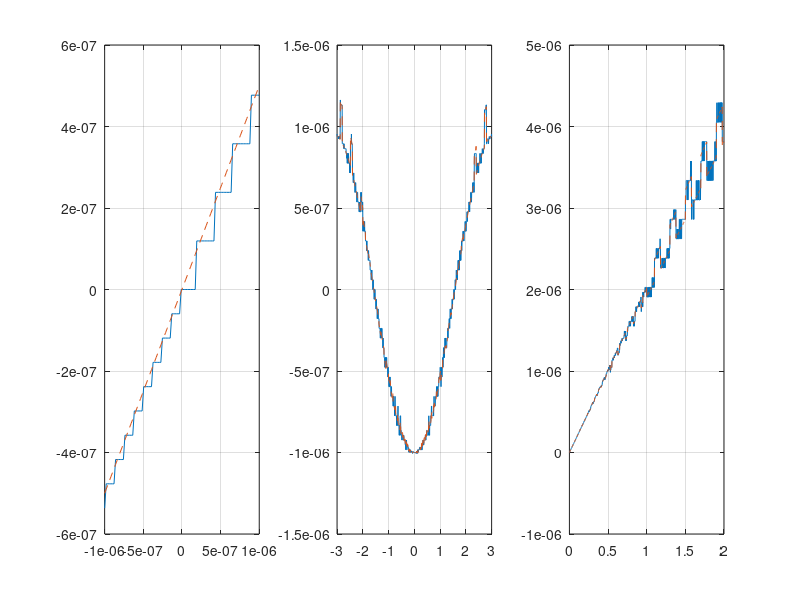

Write MATLAB code to recreate this figure.
% Exercise 2
clear;
% first one

x=linspace(-1e-6,1e-6,100);


x=single(x);

y=sqrt(x+1)-1;

yfix=x./(sqrt(x+1)+1);

figure(1);
subplot(1,3,1);
plot(x,y);
hold on;
plot(x,yfix,"LineStyle","--");
hold off;
grid on;

% second one
clear;
x=linspace(-3,3,1000);
y=x+1e-6;

x=single(x);
y=single(y);

z=sin(x)-sin(y);

zfix=2.*cos((x+y)/2).*sin((x-y)/2);

subplot(1,3,2);
plot(x,z);
hold on;
plot(x,zfix,"LineStyle","--");
hold off;
grid on;

% last one
clear;
x=linspace(0,2,1000);

y=x-1e-6;

x=single(x);
y=single(y);
z2=x.^2-y.^2;

z2fix=(x+y).*(x-y);

grid on;

subplot(1,3,3);
plot(x, z2);
hold on;
plot(x,z2fix,"LineStyle","--");
hold off;
grid on;

